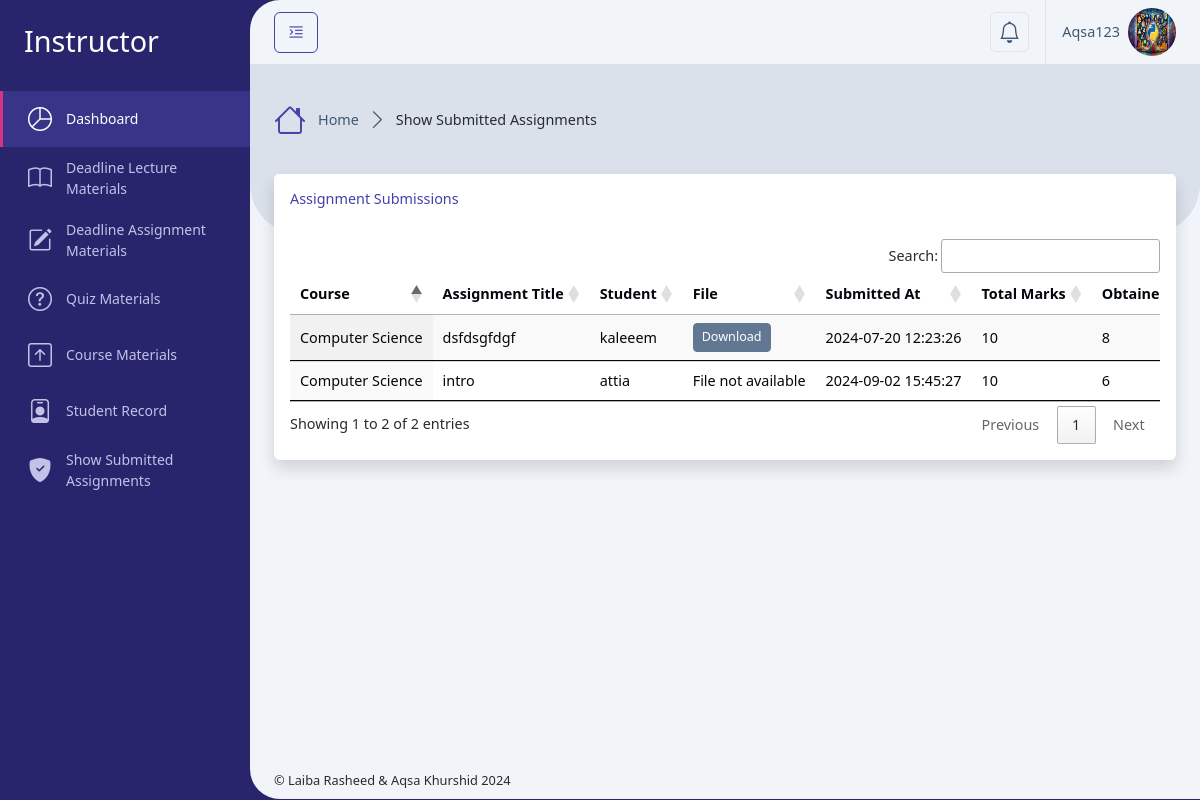
The page /Instructor/show_submitted_assignments.php (signed in) on the database as committed earlier.
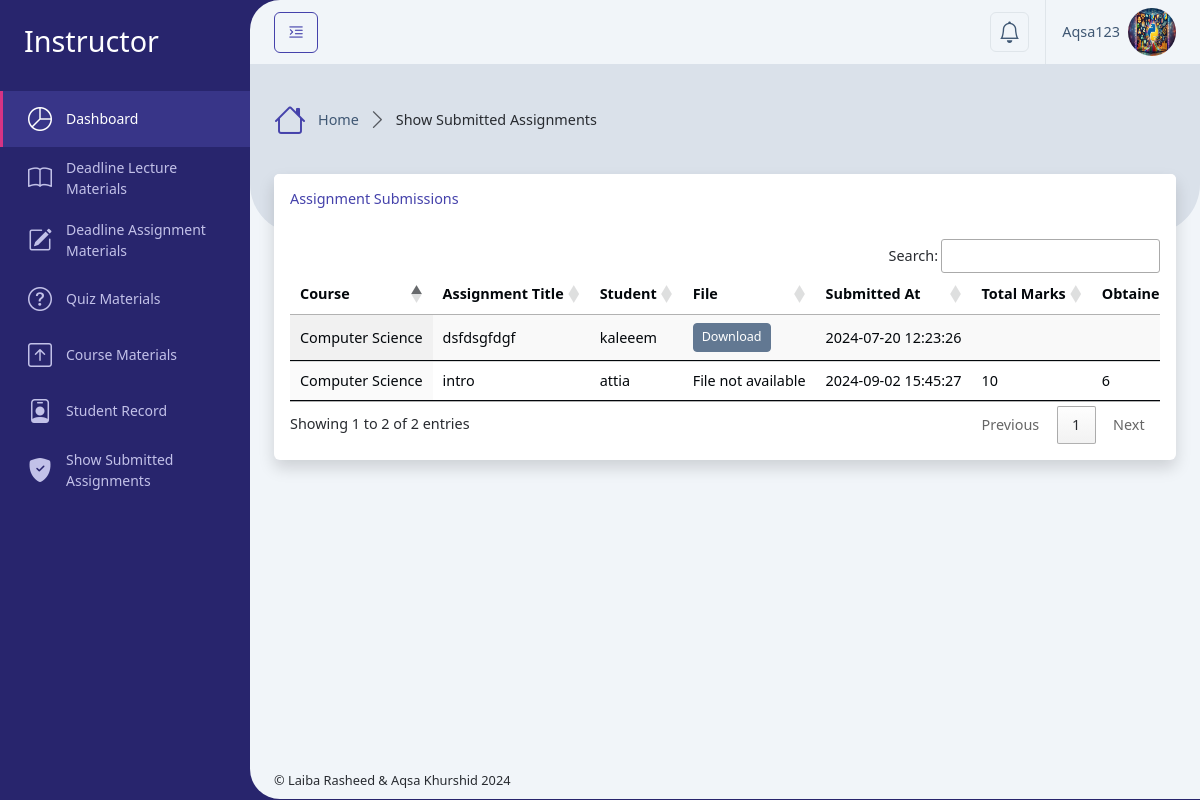
The same page on the database as committed later.
### tables this page shows
CREATE TABLE `assignment_submissions` (
  `id` int(11) NOT NULL,
  `deadline_material_id` int(11) NOT NULL,
  `user_id` int(11) NOT NULL,
  `file_path` varchar(255) NOT NULL,
  `total_marks` int(11) DEFAULT 0,
  `obtained_marks` int(11) DEFAULT 0,
  `is_get_marks` tinyint(2) DEFAULT 0,
  `submitted_at` timestamp NOT NULL DEFAULT current_timestamp()
);

CREATE TABLE `courses` (
  `id` int(11) NOT NULL,
  `code` varchar(100) DEFAULT NULL,
  `name` varchar(255) NOT NULL,
  `type` varchar(100) DEFAULT 'Course',
  `description` text DEFAULT NULL,
  `program` varchar(100) DEFAULT NULL,
  `semester` varchar(100) DEFAULT NULL,
  `session` varchar(20) DEFAULT NULL,
  `credit_hour` int(10) DEFAULT 3,
  `created_at` timestamp NOT NULL DEFAULT current_timestamp()
);

CREATE TABLE `deadline_materials` (
  `id` int(11) NOT NULL,
  `course_id` int(11) DEFAULT NULL,
  `user_id` int(11) DEFAULT NULL,
  `title` varchar(255) NOT NULL,
  `type` enum('lecture','assignment','quiz') NOT NULL,
  `content` text DEFAULT NULL,
  `file_path` varchar(255) DEFAULT NULL,
  `from_date` date DEFAULT NULL,
  `to_date` date DEFAULT NULL,
  `created_at` timestamp NOT NULL DEFAULT current_timestamp()
);

CREATE TABLE `users` (
  `id` int(11) NOT NULL,
  `username` varchar(50) NOT NULL,
  `email` varchar(100) NOT NULL,
  `address` varchar(255) DEFAULT NULL,
  `phone` varchar(20) DEFAULT NULL,
  `department` varchar(255) DEFAULT NULL,
  `student_semester` varchar(100) DEFAULT NULL,
  `student_session` varchar(100) DEFAULT NULL,
  `instructor_education` varchar(255) DEFAULT NULL,
  `profile_photo` varchar(256) DEFAULT NULL,
  `password` varchar(255) NOT NULL,
  `role_id` int(11) NOT NULL,
  `isActive` tinyint(2) DEFAULT 0,
  `created_at` timestamp NOT NULL DEFAULT current_timestamp()
);

### Instructor/show_submitted_assignments.php (called while the page is built, shortened)
<?php
    require '../Database/config.php';
    $user_id = $_SESSION['user_id'];
    $stmt_submissions = $conn->prepare("
        SELECT
            assignment_submissions.id,
            assignment_submissions.file_path,
            assignment_submissions.submitted_at,
            assignment_submissions.total_marks,
            assignment_submissions.obtained_marks,
            assignment_submissions.is_get_marks,
            deadline_materials.title AS assignment_title,
            courses.name AS course_name,
            users.username AS student_name
        FROM assignment_submissions
        JOIN deadline_materials ON assignment_submissions.deadline_material_id = deadline_materials.id
        JOIN courses ON deadline_materials.course_id = courses.id
        JOIN users ON assignment_submissions.user_id = users.id
        JOIN course_instructor_assigned ON courses.id = course_instructor_assigned.course_id
        WHERE course_instructor_assigned.instructor_id = ?
    ");
    $stmt_submissions->bind_param("i", $user_id);
    $stmt_submissions->execute();
    $result_submissions = $stmt_submissions->get_result();
    include '../setting/_Layout.php';
?>

### Instructor/show_submitted_assignments_content.php (the view, shortened to what this page needs)
<div class="card shadow mb-4">
    <div class="card-header py-3">
        <h6 class="m-0 font-weight-bold text-primary">Assignment Submissions</h6>
    </div>
    <div class="card-body">
        <div class="table-responsive">
            <table id="example" class="table align-middle table-hover m-0 display nowrap" style="width:100%">
                <thead>
                    <tr>
                        <th>Course</th>
                        <th>Assignment Title</th>
                        <th>Student</th>
                        <th>File</th>
                        <th>Submitted At</th>
                        <th>Total Marks</th>
                        <th>Obtained Marks</th>
                    </tr>
                </thead>
                <tbody>
                    <?php
                    if ($result_submissions->num_rows > 0) {
                        while ($row = $result_submissions->fetch_assoc()) {
                            $file_path = '../assets/uploads/' . $row['file_path'];
                    ?>
                            <tr>
                                <td><?php echo htmlspecialchars($row['course_name']); ?></td>
                                <td><?php echo htmlspecialchars($row['assignment_title']); ?></td>
                                <td><?php echo htmlspecialchars($row['student_name']); ?></td>
                                <td>
                                    <?php if ($row['file_path'] && file_exists($file_path)) { ?>
                                        <a href="<?php echo htmlspecialchars($file_path); ?>" class="btn btn-sm btn-secondary" download>
                                            Download
                                        </a>
                                    <?php } else {
                                        echo 'File not available';
                                    } ?>
                                </td>
                                <td><?php echo htmlspecialchars($row['submitted_at']); ?></td>
                                <td><?php echo htmlspecialchars($row['total_marks']); ?></td>
                                <td><?php echo htmlspecialchars($row['obtained_marks']); ?></td>
                            </tr>
                        <?php
                        }
                    } else {
                        ?>
                        <tr>
                            <td colspan="8">No assignments submitted.</td>
                        </tr>
                    <?php
                    }
                    ?>
                </tbody>
            </table>
        </div>
    </div>
</div>

Rows that differ between the two databases and show on the page:
changed assignment_submissions "dsfdsgfdgf": total_marks "10" → (not shown); obtained_marks "8" → (not shown)
